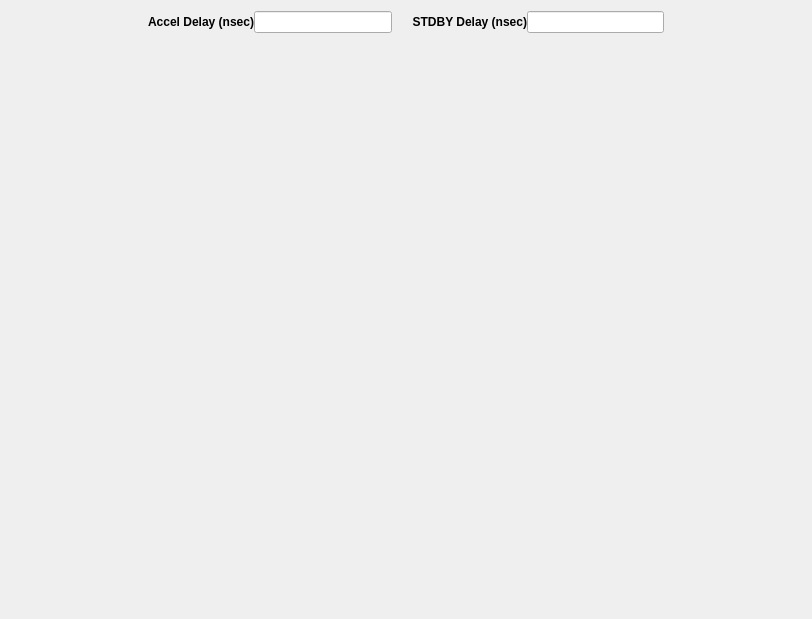
<?xml version="1.0" encoding="UTF-8"?>
<ui version="4.0">
 <class>Form</class>
 <widget class="QWidget" name="Form">
  <property name="geometry">
   <rect>
    <x>0</x>
    <y>0</y>
    <width>812</width>
    <height>619</height>
   </rect>
  </property>
  <property name="windowTitle">
   <string>High Level Triggers - ${DEVICE}</string>
  </property>
  <layout class="QVBoxLayout" name="verticalLayout">
   <item>
    <layout class="QVBoxLayout" name="verticalLayout_2" stretch="0,0,0,0,0,0,0,0">
     <property name="spacing">
      <number>0</number>
     </property>
     <item>
      <layout class="QHBoxLayout" name="horizontalLayout_2">
       <property name="topMargin">
        <number>0</number>
       </property>
       <item>
        <spacer name="horizontalSpacer_2">
         <property name="orientation">
          <enum>Qt::Horizontal</enum>
         </property>
         <property name="sizeHint" stdset="0">
          <size>
           <width>40</width>
           <height>20</height>
          </size>
         </property>
        </spacer>
       </item>
       <item>
        <widget class="QLabel" name="label">
         <property name="font">
          <font>
           <weight>75</weight>
           <bold>true</bold>
          </font>
         </property>
         <property name="text">
          <string>Accel Delay (nsec)</string>
         </property>
         <property name="alignment">
          <set>Qt::AlignRight|Qt::AlignTrailing|Qt::AlignVCenter</set>
         </property>
        </widget>
       </item>
       <item>
        <widget class="PyDMLineEdit" name="PyDMLineEdit">
         <property name="enabled">
          <bool>true</bool>
         </property>
         <property name="sizePolicy">
          <sizepolicy hsizetype="MinimumExpanding" vsizetype="Fixed">
           <horstretch>0</horstretch>
           <verstretch>0</verstretch>
          </sizepolicy>
         </property>
         <property name="minimumSize">
          <size>
           <width>100</width>
           <height>0</height>
          </size>
         </property>
         <property name="toolTip">
          <string/>
         </property>
         <property name="alignment">
          <set>Qt::AlignCenter</set>
         </property>
         <property name="channel" stdset="0">
          <string>ca://${DEVICE}:ACCELDELAY</string>
         </property>
        </widget>
       </item>
       <item>
        <spacer name="horizontalSpacer_4">
         <property name="orientation">
          <enum>Qt::Horizontal</enum>
         </property>
         <property name="sizeType">
          <enum>QSizePolicy::Fixed</enum>
         </property>
         <property name="sizeHint" stdset="0">
          <size>
           <width>20</width>
           <height>10</height>
          </size>
         </property>
        </spacer>
       </item>
       <item>
        <widget class="QLabel" name="label_2">
         <property name="font">
          <font>
           <weight>75</weight>
           <bold>true</bold>
          </font>
         </property>
         <property name="text">
          <string>STDBY Delay (nsec)</string>
         </property>
         <property name="alignment">
          <set>Qt::AlignRight|Qt::AlignTrailing|Qt::AlignVCenter</set>
         </property>
        </widget>
       </item>
       <item>
        <widget class="PyDMLineEdit" name="PyDMLineEdit_2">
         <property name="enabled">
          <bool>true</bool>
         </property>
         <property name="sizePolicy">
          <sizepolicy hsizetype="MinimumExpanding" vsizetype="Fixed">
           <horstretch>0</horstretch>
           <verstretch>0</verstretch>
          </sizepolicy>
         </property>
         <property name="minimumSize">
          <size>
           <width>100</width>
           <height>0</height>
          </size>
         </property>
         <property name="toolTip">
          <string/>
         </property>
         <property name="alignment">
          <set>Qt::AlignCenter</set>
         </property>
         <property name="channel" stdset="0">
          <string>ca://${DEVICE}:STDBYDELAY</string>
         </property>
        </widget>
       </item>
       <item>
        <spacer name="horizontalSpacer_3">
         <property name="orientation">
          <enum>Qt::Horizontal</enum>
         </property>
         <property name="sizeHint" stdset="0">
          <size>
           <width>40</width>
           <height>20</height>
          </size>
         </property>
        </spacer>
       </item>
      </layout>
     </item>
     <item>
      <spacer name="verticalSpacer">
       <property name="orientation">
        <enum>Qt::Vertical</enum>
       </property>
       <property name="sizeHint" stdset="0">
        <size>
         <width>20</width>
         <height>40</height>
        </size>
       </property>
      </spacer>
     </item>
     <item>
      <widget class="PyDMEmbeddedDisplay" name="PyDMEmbeddedDisplay_5">
       <property name="minimumSize">
        <size>
         <width>749</width>
         <height>0</height>
        </size>
       </property>
       <property name="maximumSize">
        <size>
         <width>16777215</width>
         <height>40</height>
        </size>
       </property>
       <property name="toolTip">
        <string/>
       </property>
       <property name="frameShape">
        <enum>QFrame::NoFrame</enum>
       </property>
       <property name="macros" stdset="0">
        <string>{&quot;SYS&quot;:&quot;LLRF&quot;}</string>
       </property>
       <property name="filename" stdset="0">
        <string>hl_triggers_sys_header.ui</string>
       </property>
      </widget>
     </item>
     <item>
      <widget class="PyDMEmbeddedDisplay" name="PyDMEmbeddedDisplay">
       <property name="minimumSize">
        <size>
         <width>749</width>
         <height>0</height>
        </size>
       </property>
       <property name="toolTip">
        <string/>
       </property>
       <property name="frameShape">
        <enum>QFrame::Box</enum>
       </property>
       <property name="macros" stdset="0">
        <string>{&quot;SYS&quot;:&quot;LLRF&quot;}</string>
       </property>
       <property name="filename" stdset="0">
        <string>hl_triggers_sys.ui</string>
       </property>
      </widget>
     </item>
     <item>
      <widget class="PyDMEmbeddedDisplay" name="PyDMEmbeddedDisplay_2">
       <property name="minimumSize">
        <size>
         <width>749</width>
         <height>0</height>
        </size>
       </property>
       <property name="toolTip">
        <string/>
       </property>
       <property name="frameShape">
        <enum>QFrame::Box</enum>
       </property>
       <property name="macros" stdset="0">
        <string>{&quot;SYS&quot;:&quot;MOD&quot;}</string>
       </property>
       <property name="filename" stdset="0">
        <string>hl_triggers_sys.ui</string>
       </property>
      </widget>
     </item>
     <item>
      <widget class="PyDMEmbeddedDisplay" name="PyDMEmbeddedDisplay_4">
       <property name="minimumSize">
        <size>
         <width>749</width>
         <height>0</height>
        </size>
       </property>
       <property name="toolTip">
        <string/>
       </property>
       <property name="frameShape">
        <enum>QFrame::Box</enum>
       </property>
       <property name="macros" stdset="0">
        <string>{&quot;SYS&quot;:&quot;RTM&quot;}</string>
       </property>
       <property name="filename" stdset="0">
        <string>hl_triggers_sys.ui</string>
       </property>
      </widget>
     </item>
     <item>
      <widget class="PyDMEmbeddedDisplay" name="PyDMEmbeddedDisplay_3">
       <property name="minimumSize">
        <size>
         <width>749</width>
         <height>0</height>
        </size>
       </property>
       <property name="toolTip">
        <string/>
       </property>
       <property name="frameShape">
        <enum>QFrame::Box</enum>
       </property>
       <property name="macros" stdset="0">
        <string>{&quot;SYS&quot;:&quot;SSSB&quot;}</string>
       </property>
       <property name="filename" stdset="0">
        <string>hl_triggers_sys.ui</string>
       </property>
      </widget>
     </item>
     <item>
      <widget class="PyDMEmbeddedDisplay" name="PyDMEmbeddedDisplay_6">
       <property name="minimumSize">
        <size>
         <width>749</width>
         <height>0</height>
        </size>
       </property>
       <property name="toolTip">
        <string/>
       </property>
       <property name="frameShape">
        <enum>QFrame::Box</enum>
       </property>
       <property name="macros" stdset="0">
        <string>{&quot;SYS&quot;:&quot;DAQMUX&quot;}</string>
       </property>
       <property name="filename" stdset="0">
        <string>hl_triggers_sys.ui</string>
       </property>
      </widget>
     </item>
    </layout>
   </item>
  </layout>
 </widget>
 <customwidgets>
  <customwidget>
   <class>PyDMEmbeddedDisplay</class>
   <extends>QFrame</extends>
   <header>pydm.widgets.embedded_display</header>
  </customwidget>
  <customwidget>
   <class>PyDMLineEdit</class>
   <extends>QLineEdit</extends>
   <header>pydm.widgets.line_edit</header>
  </customwidget>
 </customwidgets>
 <resources/>
 <connections/>
</ui>
